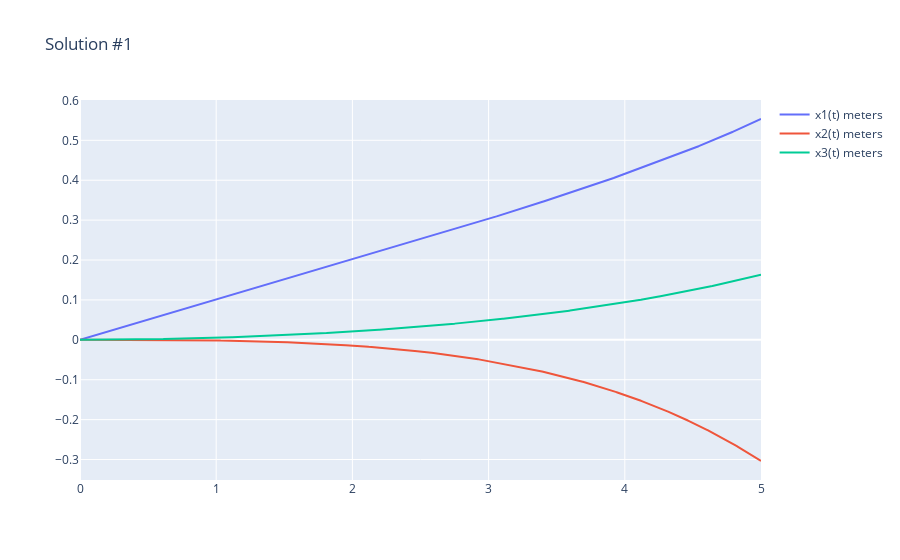

Notebook code for this chart:
### Code cell
system_dynamics = [x1_dynamics, x2_dynamics, x3_dynamics]

simulate_dynamic_system(system_dynamics, x_f=5, max_step=0.01, substitute={
    k1: 0.1,
    k2: 0.1,
    F: 0,
    m1: 1,
    m2: 1,
    m3: 1,
    c: 0
}, initial_conditions={
    x1: 0,
    dx1: 0.1,
    x2: 0,
    dx2: 0,
    x3: 0,
    dx3: 0
}, record=[x1, x2, x3])

### Figure 1 — Plotly figure (JSON) as saved in the notebook; plotly's stock layout.template omitted (floating-point values rounded to 4 significant figures; data arrays with more than 128 entries replaced by an {"elided": "..."} marker saying what was removed)
{"data": [{"name": "x1(t) meters", "type": "scatter", "x": {"elided": "3008 float values"}, "y": {"elided": "3008 float values"}}, {"name": "x2(t) meters", "type": "scatter", "x": {"elided": "3008 float values"}, "y": {"elided": "3008 float values"}}, {"name": "x3(t) meters", "type": "scatter", "x": {"elided": "3008 float values"}, "y": {"elided": "3008 float values"}}], "layout": {"title": {"text": "Solution #1"}}}
